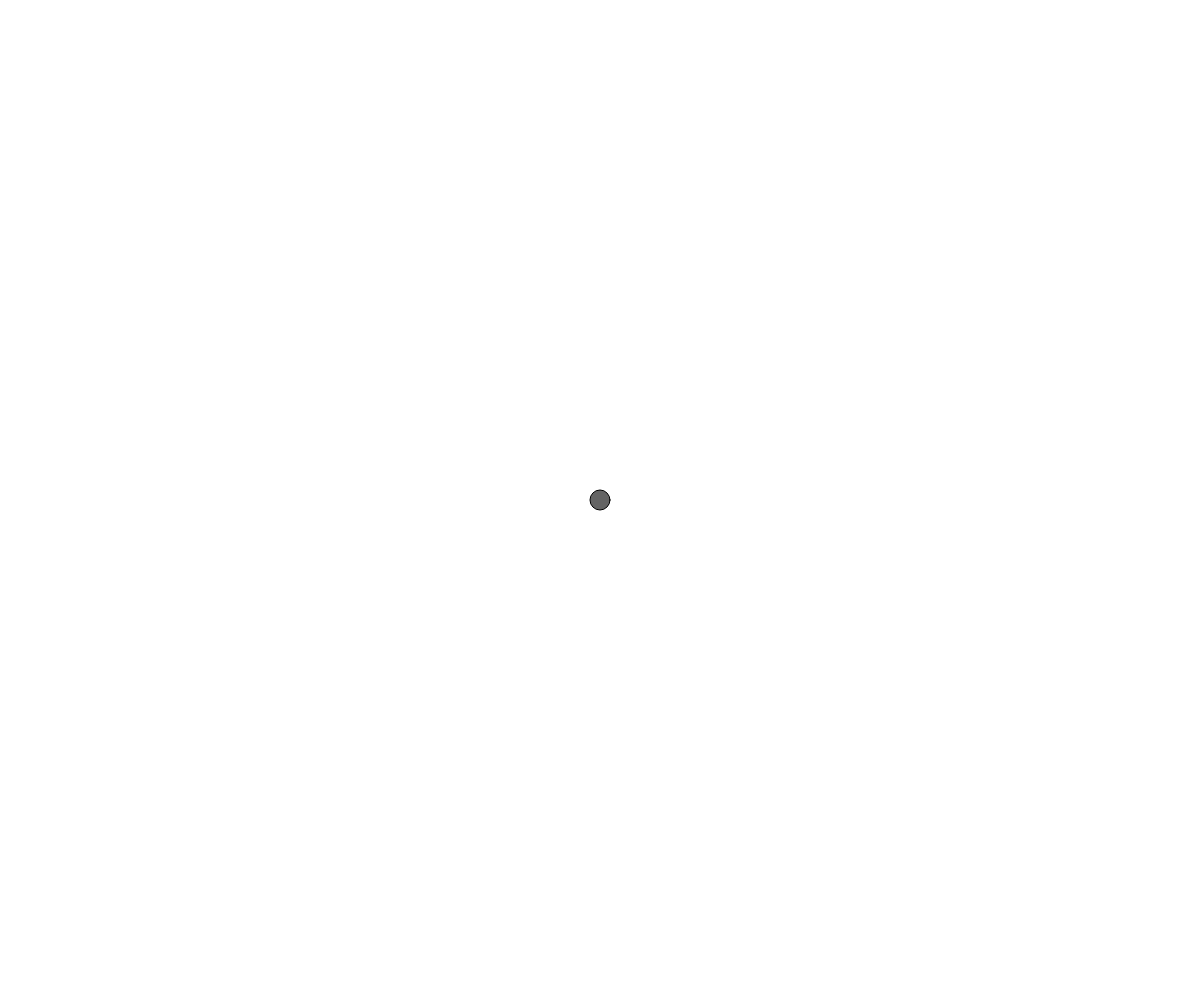
Frame 1 (no input)
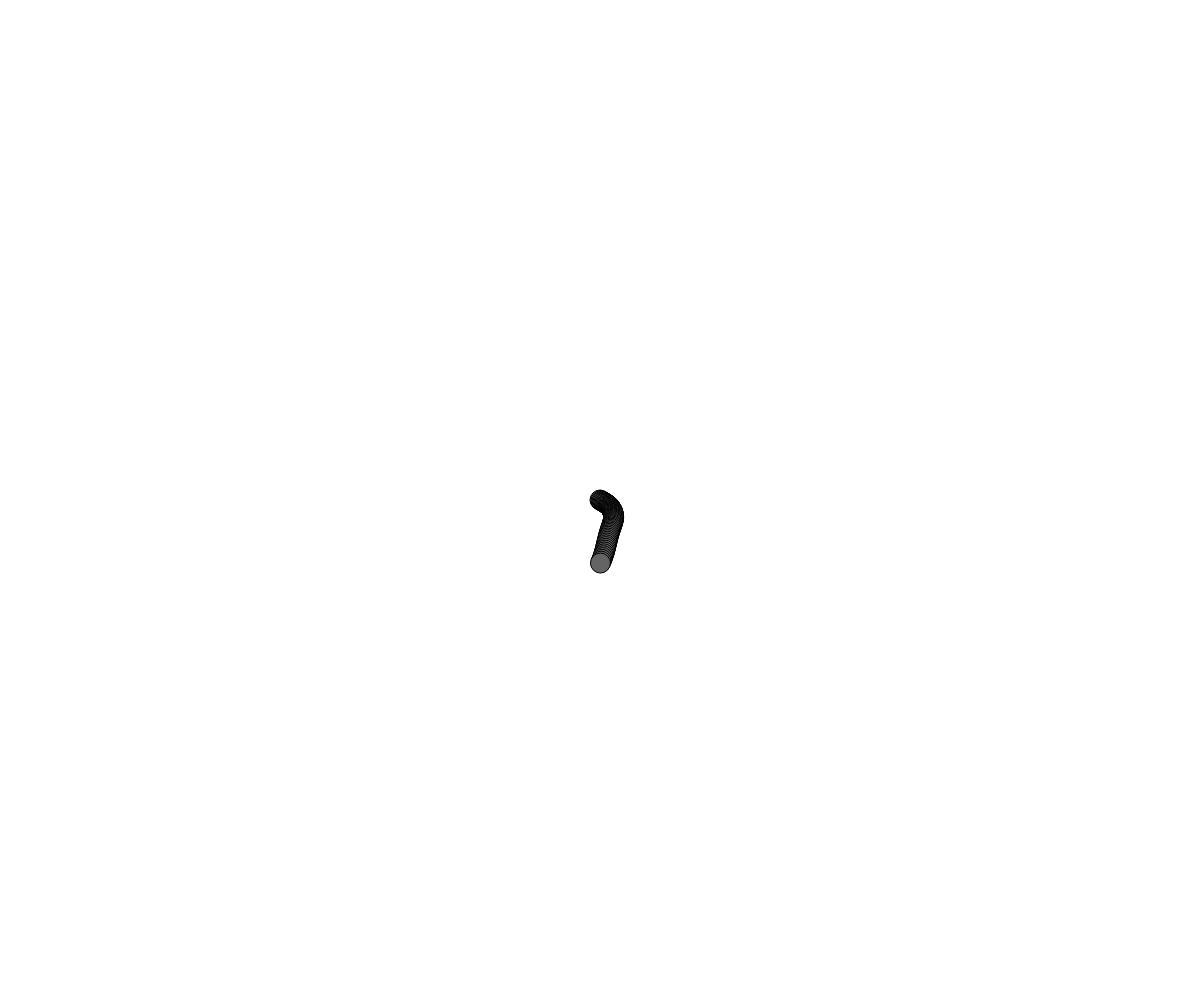
Frame 60 (no input)
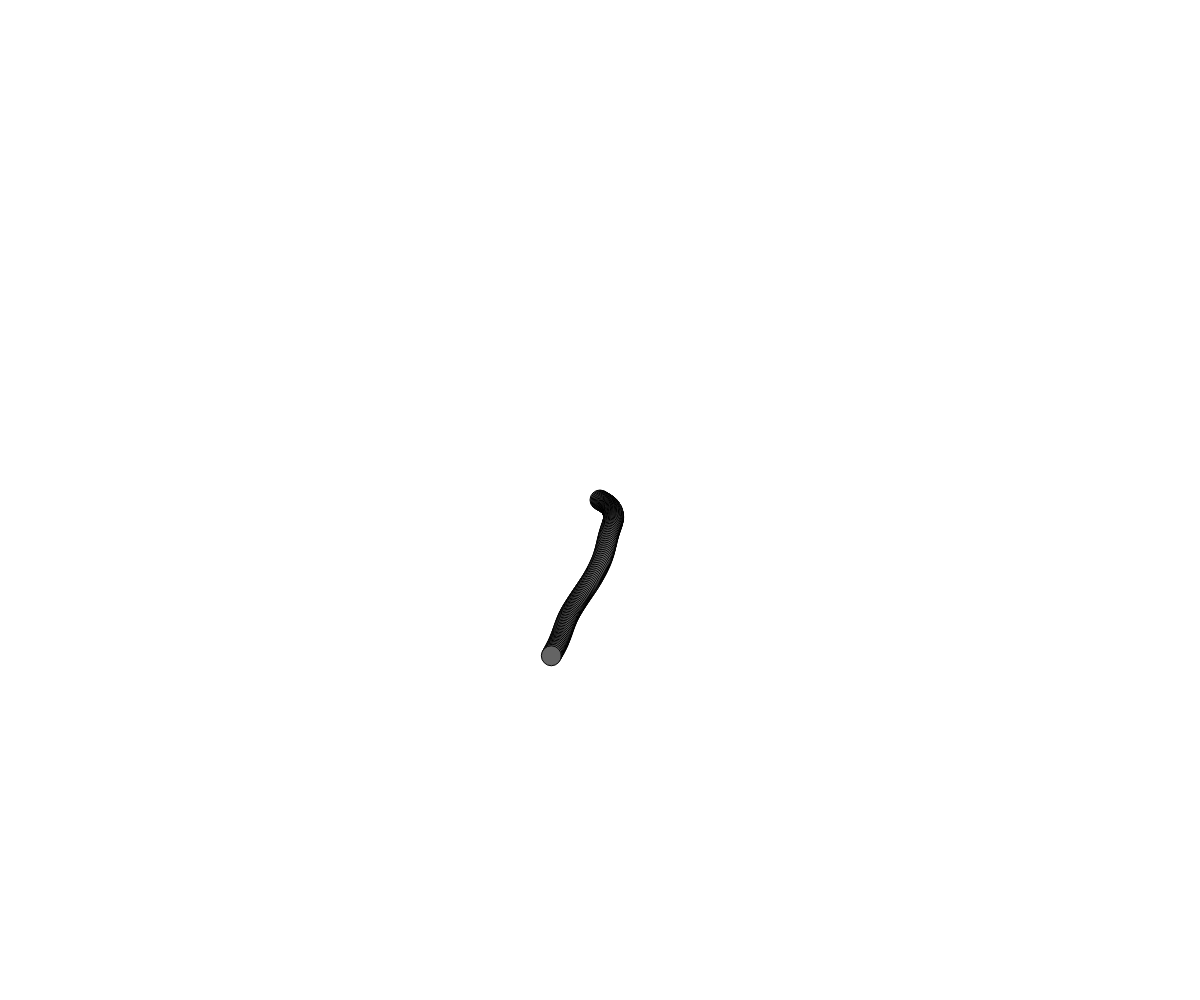
Frame 120 (the mouse pressed at the canvas centre since frame 60)

The p5.js sketch that drew these frames (run headless with seeded random() and noise() and a simulated clock; from frame 60 on, the mouse is pressed at the canvas centre):

// p5.js sketch
// ── sketch.js
/* Code for a 2D RW that is manupilated according to perlin noise.
Walk is performed by picking a noise value separately for the x-coord and y-coord
Hereafter noise value will be referred as n-value*/

class Walker {
  /* Setting class fields - offests for each co-ordinate (starting point in time for the noise function)
  x and y offests are always increased and z offest only when step() affecting_parameter is 'step'*/
  xoff = 0;
  yoff = 1000;      ////Note that the difference is arbitrary, but it is important,
  zoff = 2000;      //in order to avoid co-orrelation between each direction (in a given time t)
  constructor(x,y,r) {
    this.x = x;
    this.y = y;
    this.r = r;
  }

  display() {
    //Displays the walker at the current location with a circle of radius r
    stroke(0);
    fill(100);
    circle(this.x, this.y,this.r);
  }

  step(affecting_params='direction') {
    //Switch statement to determine the which parameter is being affected. Default: direction
    //All of them are affected by Perlin noise
    switch(affecting_params){
      // Changing the direction in which the walker is moving
      case 'direction':
        this.x += map(noise(this.xoff),0,1,-1,1)*3;     //map() scales n-value to (-1,1) from (0,1) - Enabling RW to move in all directions
        this.y += map(noise(this.yoff),0,1,-1,1)*3;     //3 is the maginitude of the step. An arbitrary standard accross all RW methods
        break;
      // Directly changing the location of the walker
      case 'location':
        this.x = noise(this.xoff)*width;                //noise(t)*k - scales n-value to (0,k) from (0,1)
        this.y = noise(this.yoff)*height;               //Therefore here x-values are (0,width) and y-values are (0,height)
        break;
      
      // Changing both step size and direction
      case 'step':
        let vel_mag = noise(this.zoff)*(this.r/2);
        this.x += map(noise(this.xoff),0,1,-1,1)*vel_mag;
        this.y += map(noise(this.yoff),0,1,-1,1)*vel_mag;
        this.zoff += 0.01;
        break;
    }
    
    this.xoff += 0.01;
    this.yoff += 0.01;

    /* NOTE: the affecting parameters' names are a bit misleading
    They do not actually in all cases directly refer to the parameter being affected. 
    But rather refer to the methods previously used to affect such parameters (with noise).
    For EG: all modes affect step_size to some extent. But none explicitly other than 'step' */
  }
  
}

let w;

function setup() {
  createCanvas(windowWidth, windowHeight);
  background(255);
  w = new Walker(width/2, height/2, 20);   //Creating an object w of the class Walker
}

function draw() {
  w.display();                             //Be aware of which function you call first according to the step type you chose
  w.step('direction');
}
